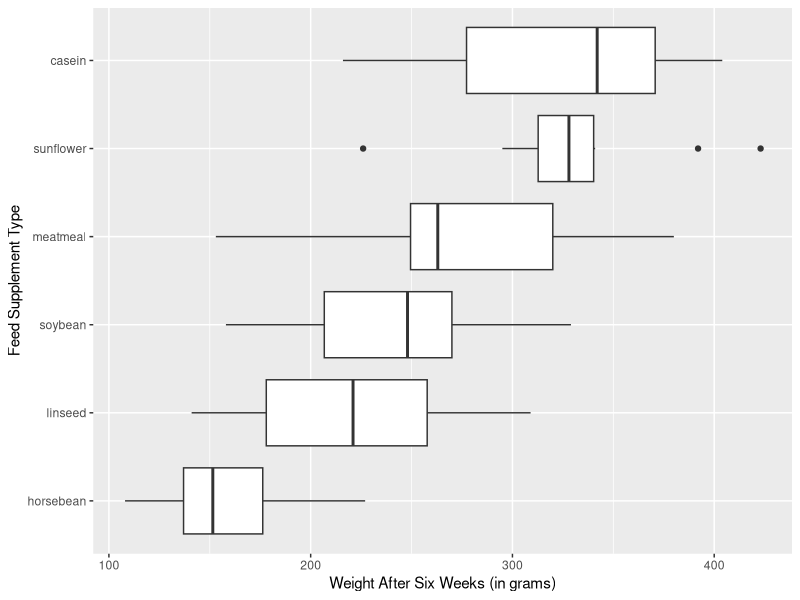
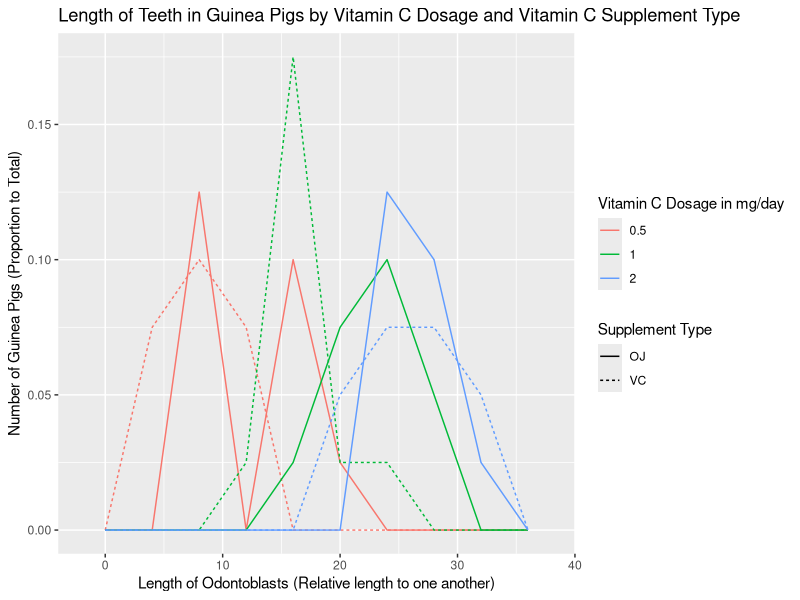
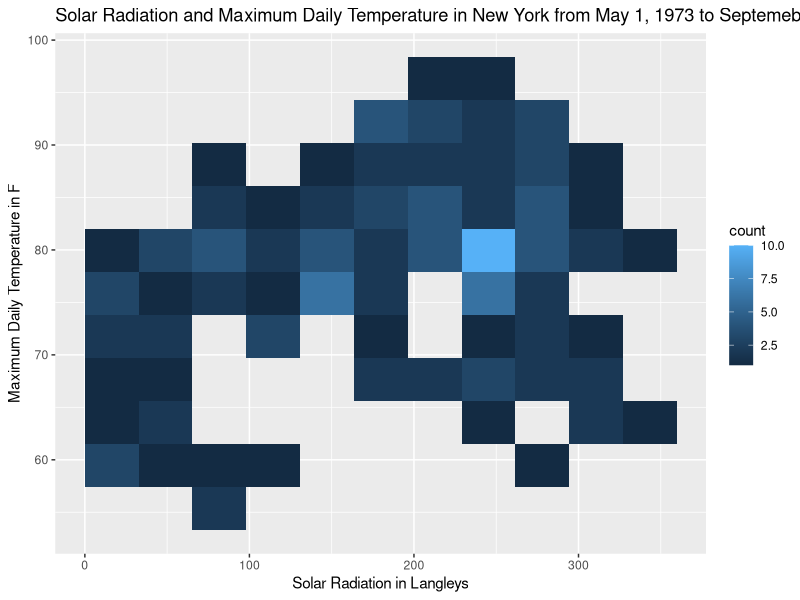
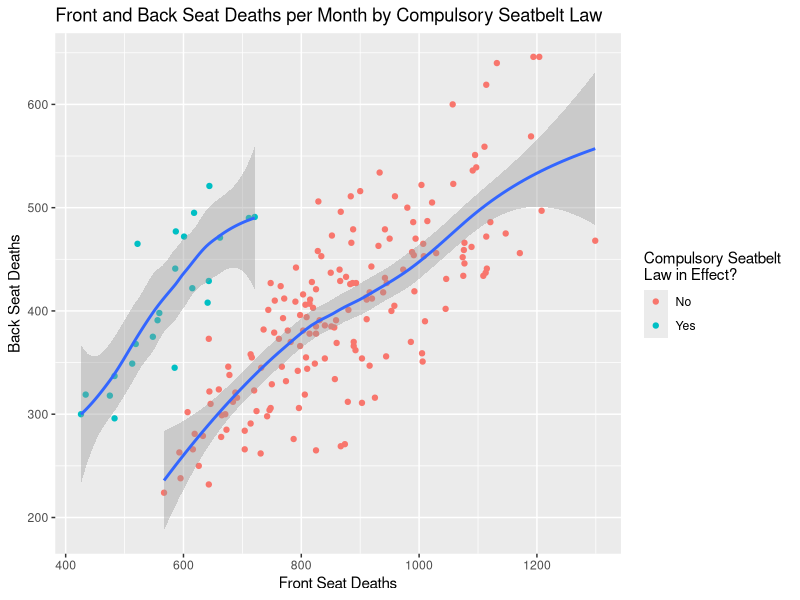

Generate these figures, in order, with R:
## ---- chunk 1
library(tidyverse)
## ---- chunk 2
data1 = as.tibble(chickwts)

ggplot(data = data1) + 
  geom_boxplot(mapping = aes(x = reorder(feed, weight, FUN = median), y = weight)) +
  xlab("Feed Supplement Type") +
  ylab("Weight After Six Weeks (in grams)") +
  labs("Weight of Chicks by Feed Type") +
  coord_flip()
## ---- chunk 3
data1 %>%
  summarise(median(weight))
data1 %>%
  group_by(feed) %>%
  summarise(median(weight))
## ---- chunk 4
data2 = as.tibble(ToothGrowth)

ggplot(data = data2, mapping = aes(x = len, y = ..density..)) +
  geom_freqpoly(mapping = aes(color = as.factor(dose), linetype = as.factor(supp)), binwidth = 4) +
  xlab("Length of Odontoblasts (Relative length to one another)") +
  ylab("Number of Guinea Pigs (Proportion to Total)") +
  ggtitle("Length of Teeth in Guinea Pigs by Vitamin C Dosage and Vitamin C Supplement Type") +
  labs(color = "Vitamin C Dosage in mg/day", linetype = "Supplement Type")
## ---- chunk 5
data2 %>%
  summarise(mean(len))
data2 %>%
  group_by(supp, dose) %>%
  summarise(mean(len))
## ---- chunk 6
data3 = airquality
ggplot(data = data3) +
  geom_bin2d(mapping = aes(x=Solar.R, y = Temp), bins = 10, na.rm = TRUE) +
  xlab("Solar Radiation in Langleys") +
  ylab("Maximum Daily Temperature in F") +
  ggtitle("Solar Radiation and Maximum Daily Temperature in New York from May 1, 1973 to Septemeber 30, 1973") +
  labs(color = "Number of Days")
## ---- chunk 7
data3 %>%
  summarise(mean(Solar.R, na.rm = TRUE))
data3 %>%
  summarise(mean(Temp, na.rm = TRUE))
## ---- chunk 8
data4 = as.tibble(Seatbelts)
ggplot(data = data4, mapping = aes(x = front, y = rear)) + 
  geom_point(mapping = aes(color = as.factor(law))) + 
  geom_smooth(data = filter(data4, law == 1), method = "loess", formula = y ~ x) + 
  geom_smooth(data = filter(data4, law == 0), method = "loess", formula = y ~ x) +
  xlab("Front Seat Deaths") +
  ylab("Back Seat Deaths") +
  ggtitle("Front and Back Seat Deaths per Month by Compulsory Seatbelt Law") +
  labs(color = "Compulsory Seatbelt \nLaw in Effect?") +
  scale_color_hue(labels = c("No","Yes"))
## ---- chunk 9
data4 %>%
  filter(law == 1) %>%
  summarise(mean(front),
            mean(rear))
data4 %>%
  filter(law == 0) %>%
  summarise(mean(front),
            mean(rear))
